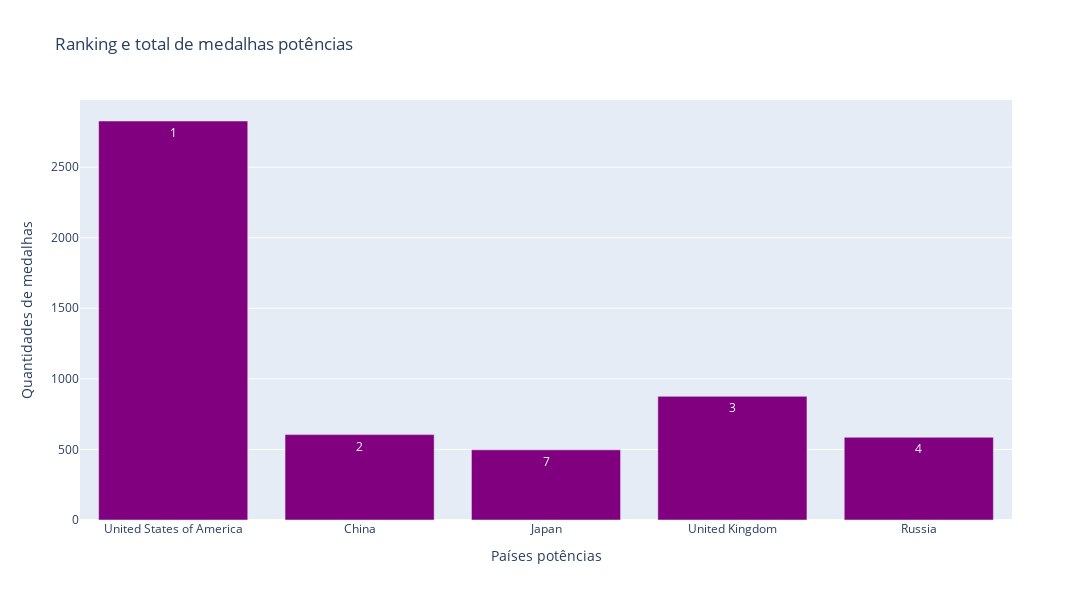

Notebook code for this chart:
### Code cell
fig = go.Figure(data=[
    go.Bar(name='Total de medalhas olimpícas', x=df_quatro['Países'], y=df_quatro['Total medalhas'],
          marker_color='purple', text=df_quatro['Ranking total olimpíadas'])
])

fig.update_layout(barmode='group',title_text='Ranking e total de medalhas potências',height=600, width=1100,xaxis=dict(title='Países potências'),
    yaxis=dict(title='Quantidades de medalhas'))
fig.show()

pio.write_html(fig, file = 'Teste.html', auto_open=True)

### Figure 1 — Plotly figure (JSON) as saved in the notebook; plotly's stock layout.template omitted (floating-point values rounded to 4 significant figures)
{"data": [{"marker": {"color": "purple"}, "name": "Total de medalhas olimpícas", "text": [1, 2, 7, 3, 4], "type": "bar", "x": ["United States of America", "China", "Japan", "United Kingdom", "Russia"], "y": [2827, 605, 497, 876, 586]}], "layout": {"barmode": "group", "height": 600, "title": {"text": "Ranking e total de medalhas potências"}, "width": 1100, "xaxis": {"title": {"text": "Países potências"}}, "yaxis": {"title": {"text": "Quantidades de medalhas"}}}}
